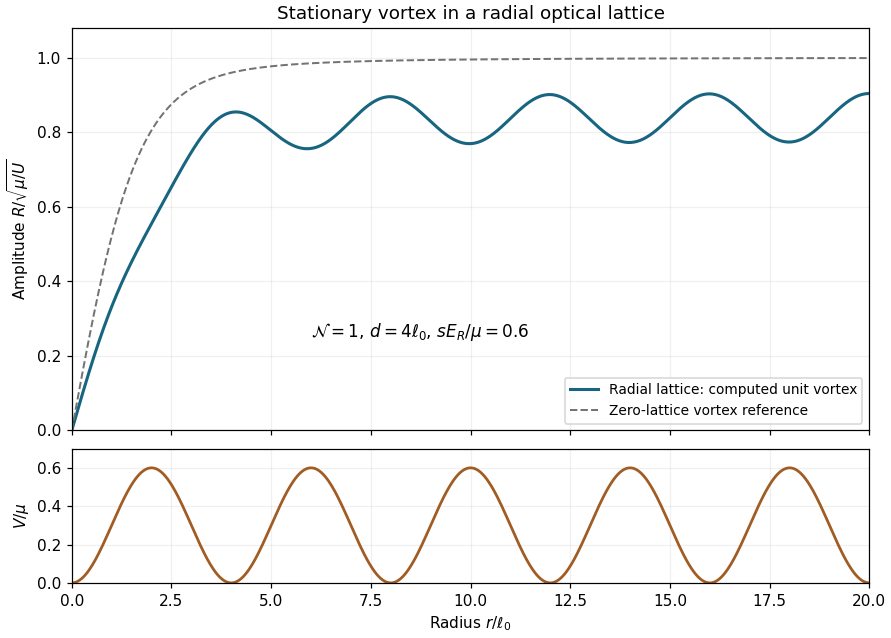

Write the Python code that produced this figure.
"""Solve and plot a stationary GP vortex in a radial lattice.
Tested with Python 3.14.4, NumPy 2.3.5 and Matplotlib 3.10.7.
Writes only an opaque PNG basename to caller CWD; honors caller MPLCONFIGDIR.
"""
from pathlib import Path
import numpy as np

def tridiagonal(lower, diagonal, upper, rhs):
    """Thomas elimination for the finite-difference Newton correction."""
    b=diagonal.copy(); d=rhs.copy(); c=upper.copy()
    for j in range(1,len(b)):
        scale=lower[j]/b[j-1]
        b[j]-=scale*c[j-1]; d[j]-=scale*d[j-1]
    answer=np.empty_like(d);answer[-1]=d[-1]/b[-1]
    for j in range(len(b)-2,-1,-1):answer[j]=(d[j]-c[j]*answer[j+1])/b[j]
    return answer

def solve_profile(depth=.6, period=4., outer=32., step=.025):
    n=round(outer/step); r=np.linspace(0,outer,n+1); h=r[1]
    potential=depth*np.sin(np.pi*r/period)**2
    lower=np.zeros_like(r);upper=np.zeros_like(r);base=np.zeros_like(r)
    lower[1:-1]=h**-2-1/(2*r[1:-1]*h)
    upper[1:-1]=h**-2+1/(2*r[1:-1]*h)
    base[1:-1]=-2/h**2-1/r[1:-1]**2+1-potential[1:-1]
    lower[-1]=-1; base[-1]=1; base[0]=1
    def residual(f):
        out=np.zeros_like(f)
        out[1:-1]=lower[1:-1]*f[:-2]+upper[1:-1]*f[2:]+base[1:-1]*f[1:-1]-f[1:-1]**3
        out[0]=f[0];out[-1]=f[-1]-f[-2]
        return out
    f=np.tanh(r/np.sqrt(2))*np.sqrt(np.maximum(1-potential,.1))
    for iteration in range(50):
        res=residual(f); norm=np.max(np.abs(res))
        if norm<2e-10:break
        diagonal=base.copy();diagonal[1:-1]-=3*f[1:-1]**2
        correction=tridiagonal(lower,diagonal,upper,-res)
        weight=1.
        for attempt in range(30):
            candidate=f+weight*correction
            if np.min(candidate[1:])>0 and np.max(np.abs(residual(candidate)))<norm:
                f=candidate;break
            weight*=.5
        else:raise RuntimeError('Newton line search failed')
    else:raise RuntimeError('Newton iteration did not converge')
    return r,f,potential,float(np.max(np.abs(residual(f))))

def main():
    import matplotlib
    matplotlib.use('Agg')
    import matplotlib.pyplot as plt
    r,f,potential,res=solve_profile()
    r0,f0,_,res0=solve_profile(depth=0)
    assert max(res,res0)<2e-10
    fig,(ax,bx)=plt.subplots(2,1,figsize=(8.1,5.8),sharex=True,gridspec_kw={'height_ratios':[3,1]},constrained_layout=True)
    ax.plot(r,f,lw=2,color='#176580',label='Radial lattice: computed unit vortex')
    ax.plot(r0,f0,lw=1.3,ls='--',color='0.45',label='Zero-lattice vortex reference')
    ax.set(xlim=(0,20),ylim=(0,1.08),ylabel=r'Amplitude $R/\sqrt{\mu/U}$',title='Stationary vortex in a radial optical lattice')
    ax.text(6,.25,r'$\mathcal{N}=1$, $d=4\ell_0$, $sE_R/\mu=0.6$',fontsize=11)
    ax.legend(loc='lower right',fontsize=9)
    bx.plot(r,potential,color='#a05c22',lw=1.8)
    bx.set(ylim=(0,.7),xlabel=r'Radius $r/\ell_0$',ylabel=r'$V/\mu$')
    ax.grid(alpha=.18);bx.grid(alpha=.18)
    fig.savefig(Path.cwd()/(Path(__file__).stem+'.png'),dpi=110,facecolor='white',transparent=False)

if __name__=='__main__':main()
